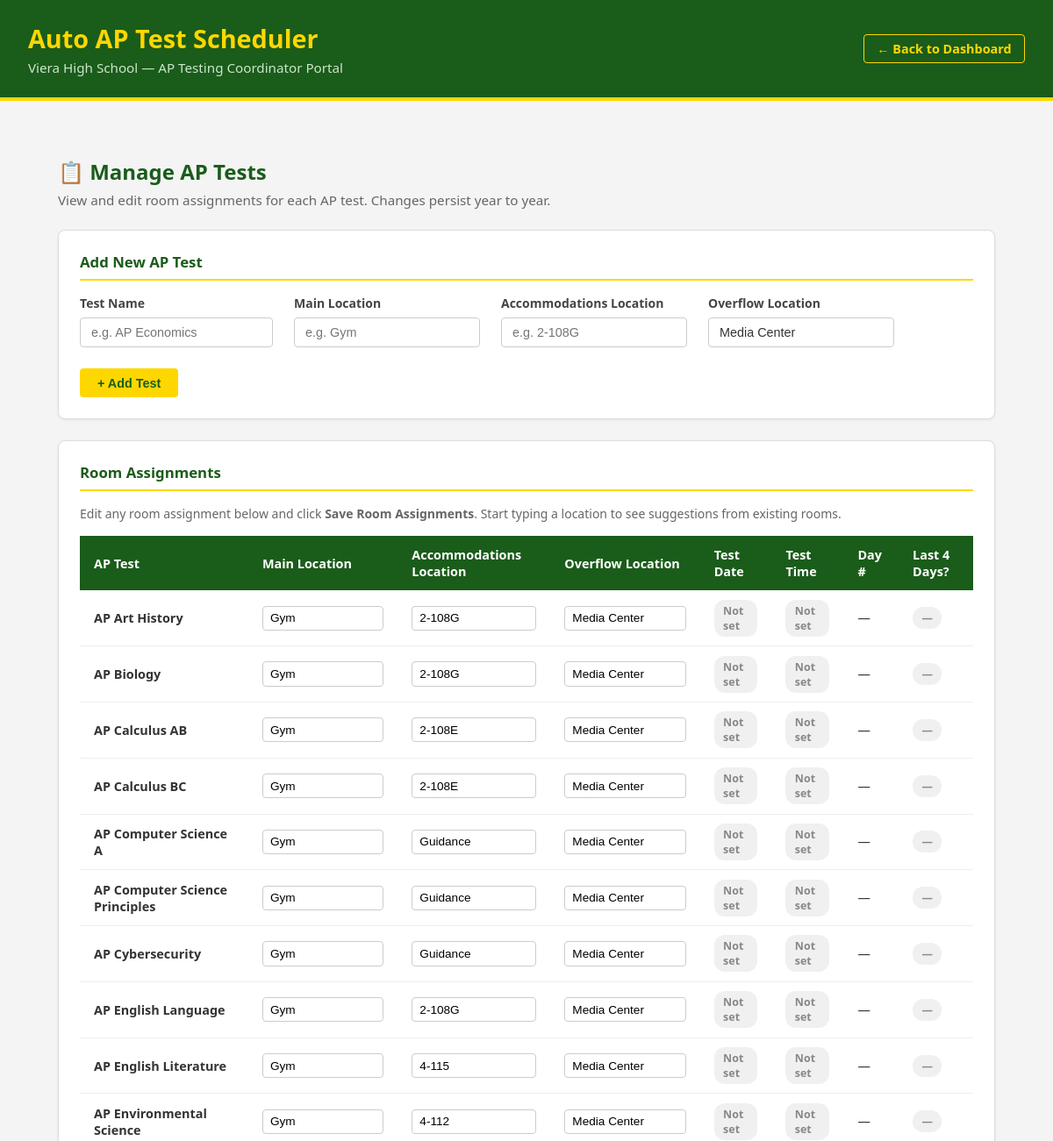
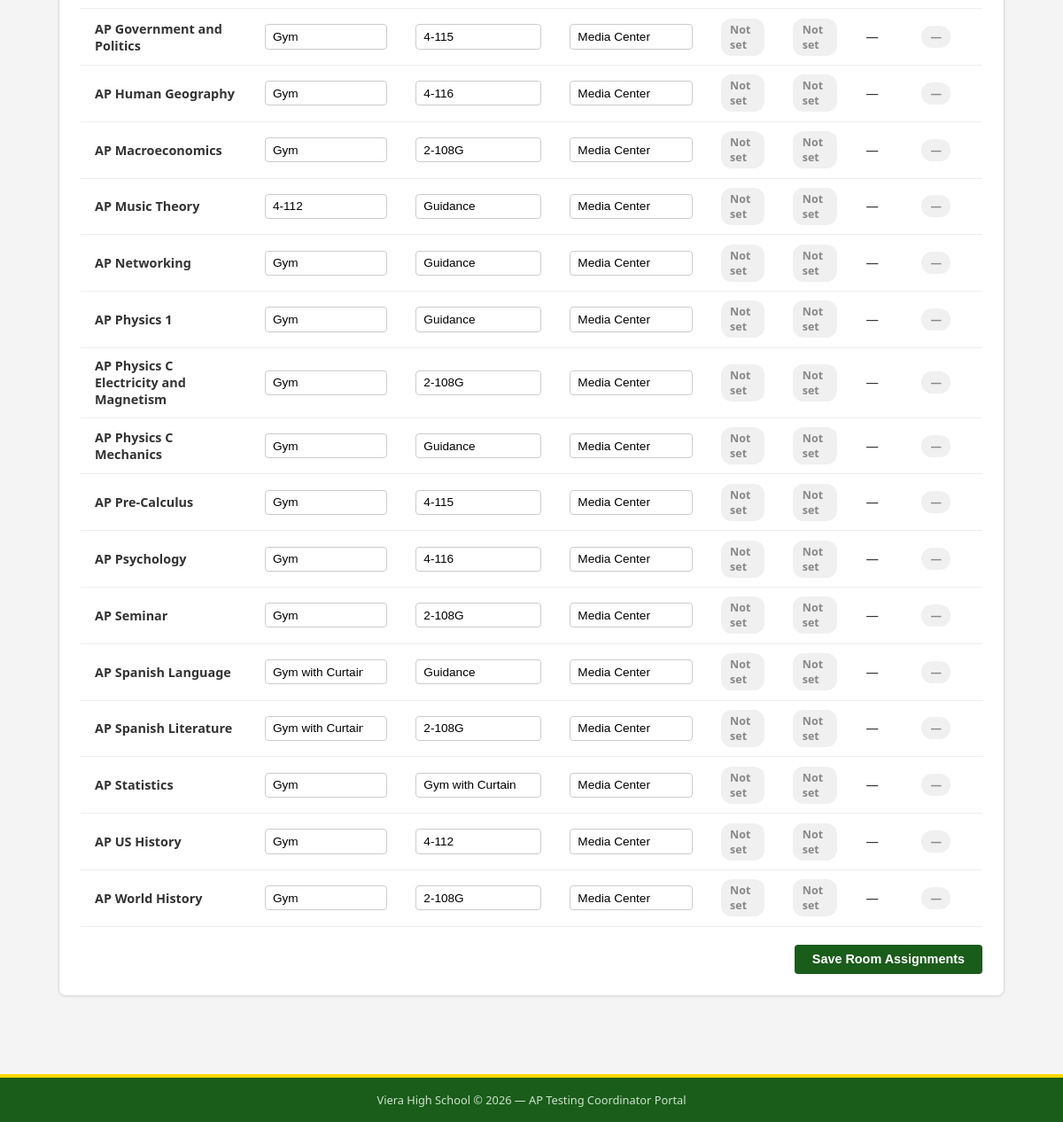
The app's page /pages/manage-tests.php with its own data (2 pictures, top to bottom).
### tables this page shows
CREATE TABLE IF NOT EXISTS ap_tests (
    id INT AUTO_INCREMENT PRIMARY KEY,
    test_name VARCHAR(100) NOT NULL UNIQUE,
    test_date DATE,
    test_time ENUM('8AM', '12PM') DEFAULT NULL,
    main_location VARCHAR(100) NOT NULL,
    accommodations_location VARCHAR(100) NOT NULL,
    overflow_location VARCHAR(100) DEFAULT 'Media Center',
    testing_day_number TINYINT,
    is_last_3_days TINYINT(1) DEFAULT 0,
    school_year VARCHAR(9),
    created_at TIMESTAMP DEFAULT CURRENT_TIMESTAMP,
    updated_at TIMESTAMP DEFAULT CURRENT_TIMESTAMP ON UPDATE CURRENT_TIMESTAMP
);

### src/pages/manage-tests.php (the view, shortened to what this page needs)
<?php
$host = 'db';
$dbname = 'ap_scheduler';
$user = 'apuser';
$password = 'appassword';
$conn = new mysqli($host, $user, $password, $dbname);
$tests_result = $conn->query("SELECT * FROM ap_tests ORDER BY test_name ASC");
$tests = $tests_result->fetch_all(MYSQLI_ASSOC);
?>
<!DOCTYPE html>
<html lang="en">
<head>
  <link rel="stylesheet" href="../css/styles.css"/>
  <link rel="stylesheet" href="../css/pages.css"/>
</head>
<body>
  <header>
    <div class="header-inner">
      <div class="header-title">
        <h1>Auto AP Test Scheduler</h1>
        <p>Viera High School — AP Testing Coordinator Portal</p>
      </div>
      <a href="../index.php" class="back-btn">← Back to Dashboard</a>
    </div>
  </header>
  <main>
    <div class="page-container">
      <h2 class="page-title">📋 Manage AP Tests</h2>
      <p class="page-subtitle">View and edit room assignments for each AP test. Changes persist year to year.</p>
      <div class="card-section">
        <h3 class="section-title">Add New AP Test</h3>
        <form method="POST">
          <div class="form-row">
            <div class="form-group">
              <label>Test Name</label>
              <input
                type="text"
                name="test_name"
                placeholder="e.g. AP Economics"
                style="min-width:220px"/>
            </div>
            <div class="form-group">
              <label>Main Location</label>
              <input
                type="text"
                name="main_location"
                placeholder="e.g. Gym"
                list="locations"/>
            </div>
            <div class="form-group">
              <label>Accommodations Location</label>
              <input
                type="text"
                name="accommodations_location"
                placeholder="e.g. 2-108G"
                list="locations"/>
            </div>
            <div class="form-group">
              <label>Overflow Location</label>
              <input
                type="text"
                name="overflow_location"
                placeholder="e.g. Media Center"
                list="locations"
                value="Media Center"/>
            </div>
            <div class="form-group form-group-btn">
              <button type="submit" class="btn btn-secondary">+ Add Test</button>
            </div>
          </div>
        </form>
      </div>
      <div class="card-section">
        <h3 class="section-title">Room Assignments</h3>
        <p class="section-subtitle">
          Edit any room assignment below and click <strong>Save Room Assignments</strong>.
          Start typing a location to see suggestions from existing rooms.
        </p>
        <form method="POST">
          <table class="data-table">
            <thead>
              <tr>
                <th>AP Test</th>
                <th>Main Location</th>
                <th>Accommodations Location</th>
                <th>Overflow Location</th>
                <th>Test Date</th>
                <th>Test Time</th>
                <th>Day #</th>
                <th>Last 4 Days?</th>
              </tr>
            </thead>
            <tbody>
              <?php foreach ($tests as $test): ?>
              <tr>
                <td><strong><?php echo htmlspecialchars($test['test_name']); ?></strong></td>
                <td>
                  <input
                    type="text"
                    name="test[<?php echo $test['id']; ?>][main_location]"
                    value="<?php echo htmlspecialchars($test['main_location']); ?>"
                    list="locations"
                    class="table-input"/>
                </td>
                <td>
                  <input
                    type="text"
                    name="test[<?php echo $test['id']; ?>][accommodations_location]"
                    value="<?php echo htmlspecialchars($test['accommodations_location']); ?>"
                    list="locations"
                    class="table-input"/>
                </td>
                <td>
                  <input
                    type="text"
                    name="test[<?php echo $test['id']; ?>][overflow_location]"
                    value="<?php echo htmlspecialchars($test['overflow_location']); ?>"
                    list="locations"
                    class="table-input"/>
                </td>
                <td>
                  <?php echo $test['test_date']
                    ? date('M j, Y', strtotime($test['test_date']))
                    : '<span class="badge badge-gray">Not set</span>'; ?>
                </td>
                <td>
                  <?php echo $test['test_time']
                    ? '<span class="badge badge-green">' . $test['test_time'] . '</span>'
                    : '<span class="badge badge-gray">Not set</span>'; ?>
                </td>
                <td>
                  <?php echo $test['testing_day_number']
                    ? 'Day ' . $test['testing_day_number']
                    : '—'; ?>
                </td>
                <td>
                  <?php if ($test['is_last_3_days']): ?>
                    <span class="badge badge-gold">⚠️ Yes</span>
                  <?php else: ?>
                    <span class="badge badge-gray">—</span>
                  <?php endif; ?>
                </td>
              </tr>
              <?php endforeach; ?>
            </tbody>
          </table>
          <div class="form-actions">
            <button type="submit" class="btn btn-primary">Save Room Assignments</button>
          </div>
        </form>
      </div>
    </div>
  </main>
  <footer>
    <p>Viera High School &copy; <?php echo date('Y'); ?> — AP Testing Coordinator Portal</p>
  </footer>
</body>
</html>

### src/css/styles.css (style rules this page uses)
* { margin: 0; padding: 0; box-sizing: border-box; }
body { font-family: 'Segoe UI', Tahoma, Geneva, Verdana, sans-serif; background-color: #f4f4f4; color: #333; min-height: 100vh; display: flex; flex-direction: column; }
header { background-color: #1a5c1a; color: white; padding: 1.5rem 2rem; border-bottom: 4px solid #FFD700; }
.header-inner { max-width: 1200px; margin: 0 auto; }
.header-title h1 { font-size: 1.8rem; font-weight: 700; color: #FFD700; }
.header-title p { font-size: 0.95rem; color: #cce5cc; margin-top: 0.25rem; }
main { flex: 1; padding: 2rem; }
footer { background-color: #1a5c1a; color: #cce5cc; text-align: center; padding: 1rem; font-size: 0.8rem; border-top: 4px solid #FFD700; }

### src/css/pages.css (style rules this page uses)
.header-inner { display: flex; justify-content: space-between; align-items: center; }
.back-btn { color: #ffd700; text-decoration: none; font-size: 0.9rem; font-weight: 600; border: 1px solid #ffd700; padding: 0.4rem 0.9rem; border-radius: 4px; transition: all 0.2s ease; }
.page-container { max-width: 1100px; margin: 0 auto; padding: 2rem 1rem; }
.page-title { font-size: 1.5rem; color: #1a5c1a; margin-bottom: 0.4rem; }
.page-subtitle { color: #666; font-size: 0.95rem; margin-bottom: 1.5rem; }
.card-section { background: white; border-radius: 8px; padding: 1.5rem; margin-bottom: 1.5rem; border: 1px solid #ddd; box-shadow: 0 1px 3px rgba(0, 0, 0, 0.08); }
.section-title { font-size: 1.05rem; color: #1a5c1a; margin-bottom: 1rem; padding-bottom: 0.5rem; border-bottom: 2px solid #ffd700; }
.section-subtitle { font-size: 0.875rem; color: #666; margin-bottom: 1rem; }
.form-row { display: flex; gap: 1.5rem; align-items: flex-end; flex-wrap: wrap; }
.form-group { display: flex; flex-direction: column; gap: 0.4rem; }
.form-group label { font-size: 0.875rem; font-weight: 600; color: #444; }
.form-group input[type="date"], .form-group input[type="text"], .form-group select { padding: 0.5rem 0.75rem; border: 1px solid #ccc; border-radius: 4px; font-size: 0.9rem; color: #333; }
.form-group-btn { justify-content: flex-end; }
.form-actions { margin-top: 1.25rem; display: flex; justify-content: flex-end; }
.btn { padding: 0.55rem 1.25rem; border: none; border-radius: 4px; font-size: 0.9rem; font-weight: 600; cursor: pointer; transition: all 0.2s ease; }
.btn-primary { background-color: #1a5c1a; color: white; }
.btn-secondary { background-color: #ffd700; color: #1a5c1a; }
.data-table { width: 100%; border-collapse: collapse; font-size: 0.9rem; }
.data-table th { background-color: #1a5c1a; color: white; padding: 0.75rem 1rem; text-align: left; font-weight: 600; }
.data-table td { padding: 0.65rem 1rem; border-bottom: 1px solid #eee; vertical-align: middle; }
.badge { display: inline-block; padding: 0.25rem 0.65rem; border-radius: 12px; font-size: 0.78rem; font-weight: 600; }
.badge-gray { background-color: #f0f0f0; color: #888; }
.table-input { width: 100%; padding: 0.35rem 0.5rem; border: 1px solid #ccc; border-radius: 4px; font-size: 0.85rem; min-width: 120px; }

### records on screen
ap_tests: test_name "AP Art History", main_location "Gym", accommodations_location "2-108G", overflow_location "Media Center", shows "Not set"
ap_tests: test_name "AP Biology", main_location "Gym", accommodations_location "2-108G", overflow_location "Media Center", shows "Not set"
ap_tests: test_name "AP Calculus AB", main_location "Gym", accommodations_location "2-108E", overflow_location "Media Center", shows "Not set"
ap_tests: test_name "AP Calculus BC", main_location "Gym", accommodations_location "2-108E", overflow_location "Media Center", shows "Not set"
ap_tests: test_name "AP Computer Science A", main_location "Gym", accommodations_location "Guidance", overflow_location "Media Center", shows "Not set"
ap_tests: test_name "AP Computer Science Principles", main_location "Gym", accommodations_location "Guidance", overflow_location "Media Center", shows "Not set"
ap_tests: test_name "AP Cybersecurity", main_location "Gym", accommodations_location "Guidance", overflow_location "Media Center", shows "Not set"
ap_tests: test_name "AP English Language", main_location "Gym", accommodations_location "2-108G", overflow_location "Media Center", shows "Not set"
ap_tests: test_name "AP English Literature", main_location "Gym", accommodations_location "4-115", overflow_location "Media Center", shows "Not set"
ap_tests: test_name "AP Environmental Science", main_location "Gym", accommodations_location "4-112", overflow_location "Media Center", shows "Not set"
ap_tests: test_name "AP Government and Politics", main_location "Gym", accommodations_location "4-115", overflow_location "Media Center", shows "Not set"
ap_tests: test_name "AP Human Geography", main_location "Gym", accommodations_location "4-116", overflow_location "Media Center", shows "Not set"
ap_tests: test_name "AP Macroeconomics", main_location "Gym", accommodations_location "2-108G", overflow_location "Media Center", shows "Not set"
ap_tests: test_name "AP Music Theory", main_location "4-112", accommodations_location "Guidance", overflow_location "Media Center", shows "Not set"
ap_tests: test_name "AP Networking", main_location "Gym", accommodations_location "Guidance", overflow_location "Media Center", shows "Not set"
ap_tests: test_name "AP Physics 1", main_location "Gym", accommodations_location "Guidance", overflow_location "Media Center", shows "Not set"
ap_tests: test_name "AP Physics C Electricity and Magnetism", main_location "Gym", accommodations_location "2-108G", overflow_location "Media Center", shows "Not set"
ap_tests: test_name "AP Physics C Mechanics", main_location "Gym", accommodations_location "Guidance", overflow_location "Media Center", shows "Not set"
ap_tests: test_name "AP Pre-Calculus", main_location "Gym", accommodations_location "4-115", overflow_location "Media Center", shows "Not set"
ap_tests: test_name "AP Psychology", main_location "Gym", accommodations_location "4-116", overflow_location "Media Center", shows "Not set"
ap_tests: test_name "AP Seminar", main_location "Gym", accommodations_location "2-108G", overflow_location "Media Center", shows "Not set"
ap_tests: test_name "AP Spanish Language", main_location "Gym with Curtain", accommodations_location "Guidance", overflow_location "Media Center", shows "Not set"
ap_tests: test_name "AP Spanish Literature", main_location "Gym with Curtain", accommodations_location "2-108G", overflow_location "Media Center", shows "Not set"
ap_tests: test_name "AP Statistics", main_location "Gym", accommodations_location "Gym with Curtain", overflow_location "Media Center", shows "Not set"
ap_tests: test_name "AP US History", main_location "Gym", accommodations_location "4-112", overflow_location "Media Center", shows "Not set"
ap_tests: test_name "AP World History", main_location "Gym", accommodations_location "2-108G", overflow_location "Media Center", shows "Not set"
